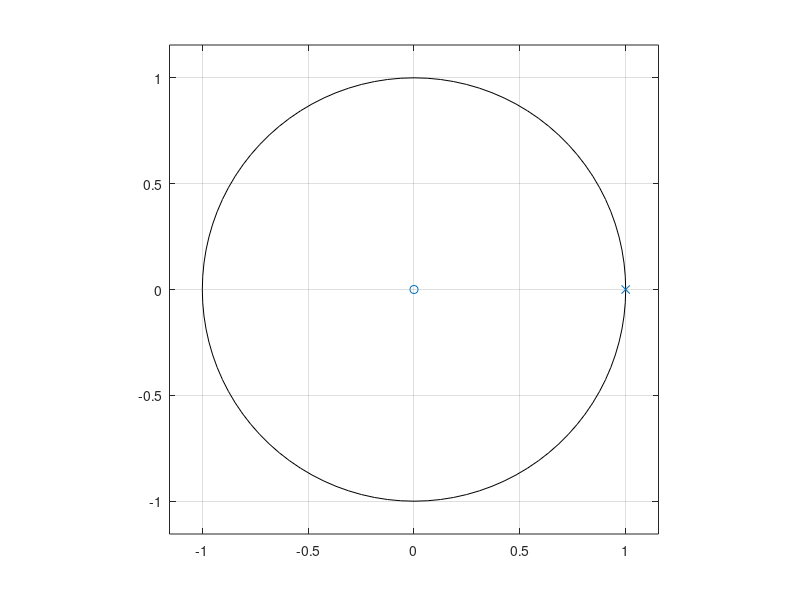
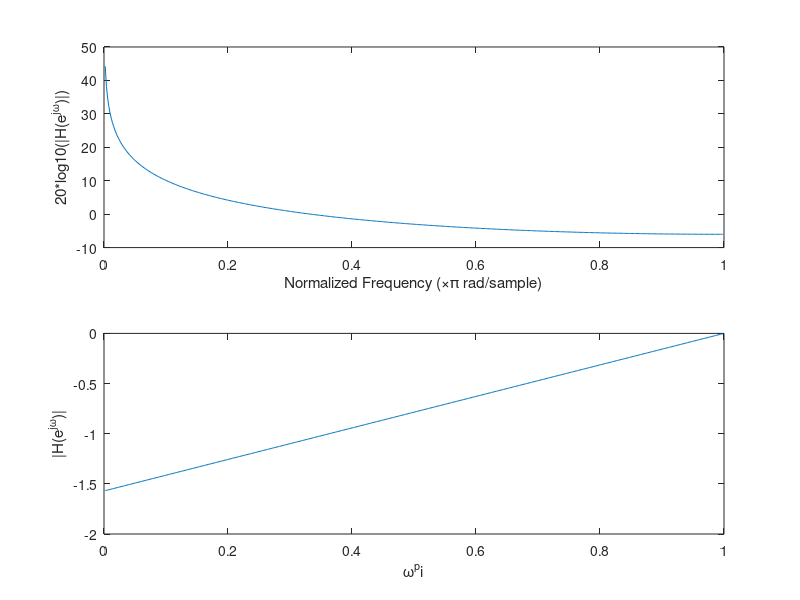
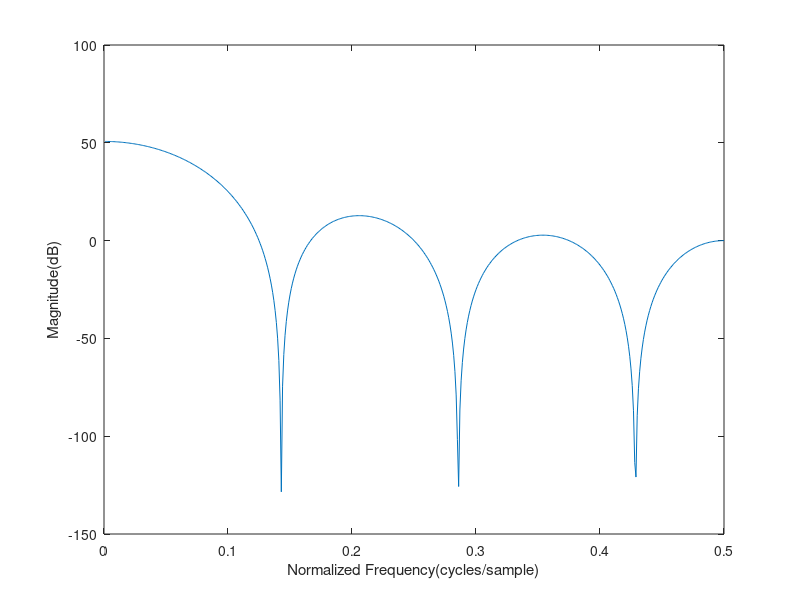

Here is the MATLAB script that generated these plots, in order:
%% 参考链接：https://zhuanlan.zhihu.com/p/455797158

%% 画出梳状滤波器的频率响应图 
%  求Z域传递函数的零极点与幅频、相频曲线 
% H = 1 - Z^(-R*M)
% R = 1;
% M = 1;

b = [1 0 0 0 0 0 0 0 -1];
a = 1;

figure(1);
zplane(b,a);
[h,w] = freqz(b,a);
figure(2);
subplot(2,1,1);
plot(w/pi,20*log10(abs(h)));
xlabel('Normalized Frequency (\times\pi rad/sample)');
ylabel('20*log10(|H(e^j^\omega)|)');
% axis([0,1,0,2.5])
subplot(2,1,2);
plot(w/pi,angle(h));
xlabel('\omega^pi');
ylabel('|H(e^j^\omega)|');
% axis([0,1,0,2.5])

%% 画出积分器的频率响应图
% H = 1/（1 - Z^(-1)）

b1 = 1;
a1 = [1 -1];

figure(1);
zplane(b1,a1);
[h1,w1] = freqz(b1,a1);
figure(2);
subplot(2,1,1);
plot(w1/pi,20*log10(abs(h1)));
xlabel('Normalized Frequency (\times\pi rad/sample)');
ylabel('20*log10(|H(e^j^\omega)|)');
% axis([0,1,0,2.5])
subplot(2,1,2);
plot(w1/pi,angle(h1));
xlabel('\omega^pi');
ylabel('|H(e^j^\omega)|');
% axis([0,1,0,2.5])


%% CIC幅度谱
% |H(f)|=|sin(pi*R*M*f)/sin(pi*f)|^N
R = 7 ;
N = 3 ;
M = 1 ;
f = 0: 0.001 :0.5 ;
h2 = abs(sin(pi*R*M*f)./sin(pi*f)).^N ;
figure
plot(f,20*log10(h2));
xlabel('Normalized Frequency(cycles/sample)');
ylabel('Magnitude(dB)');










